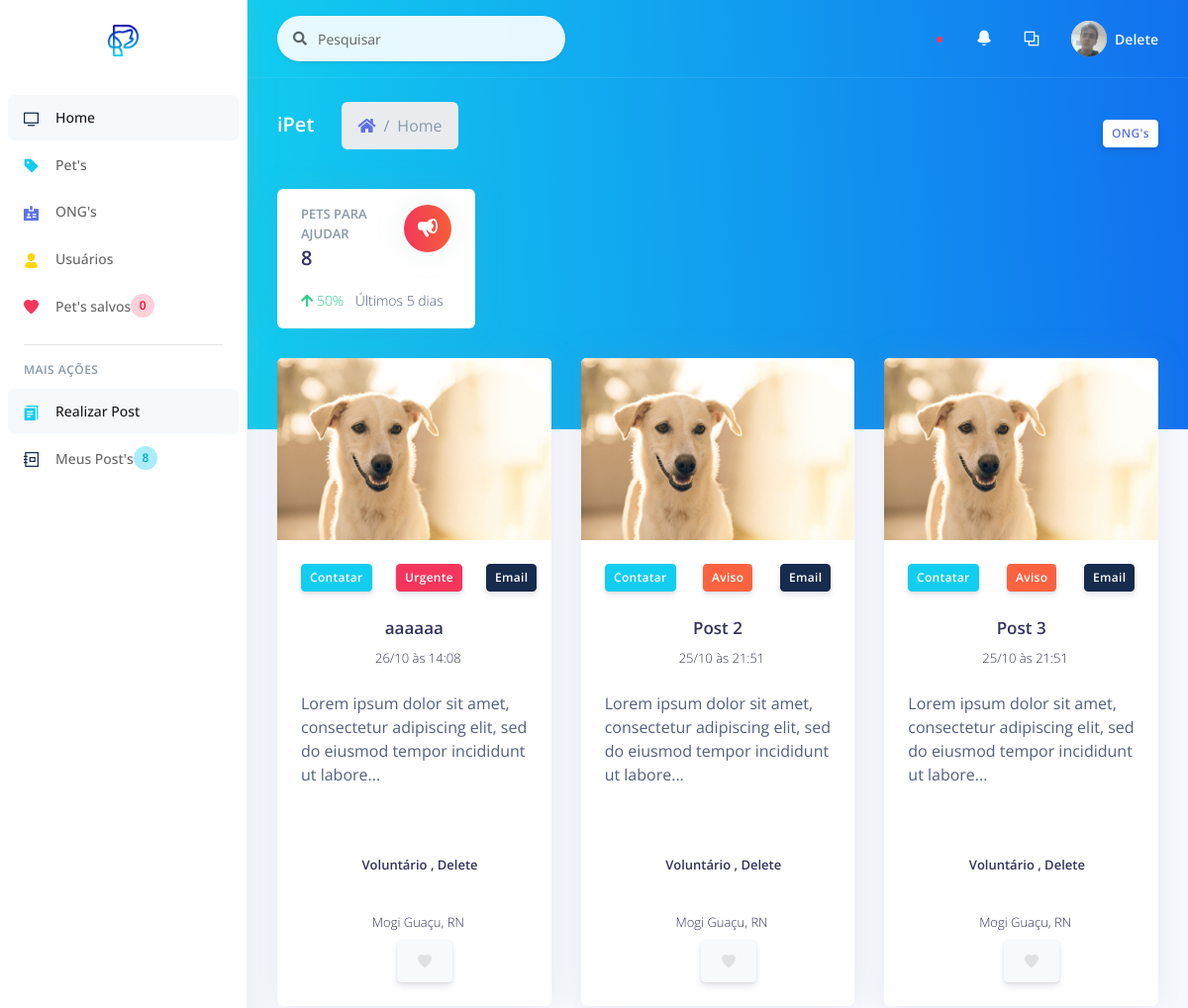
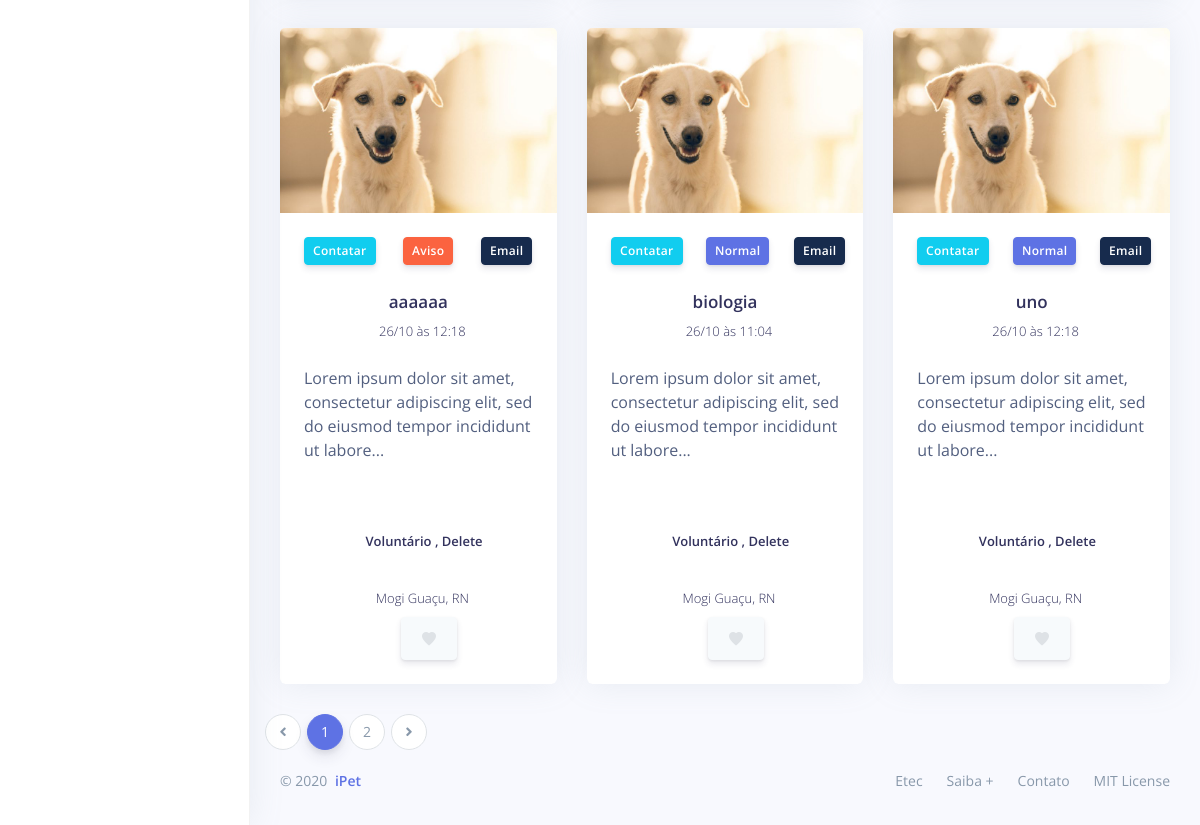
Page /_site/_user/home.php (signed in) on the earlier database version (2 pictures, top to bottom).
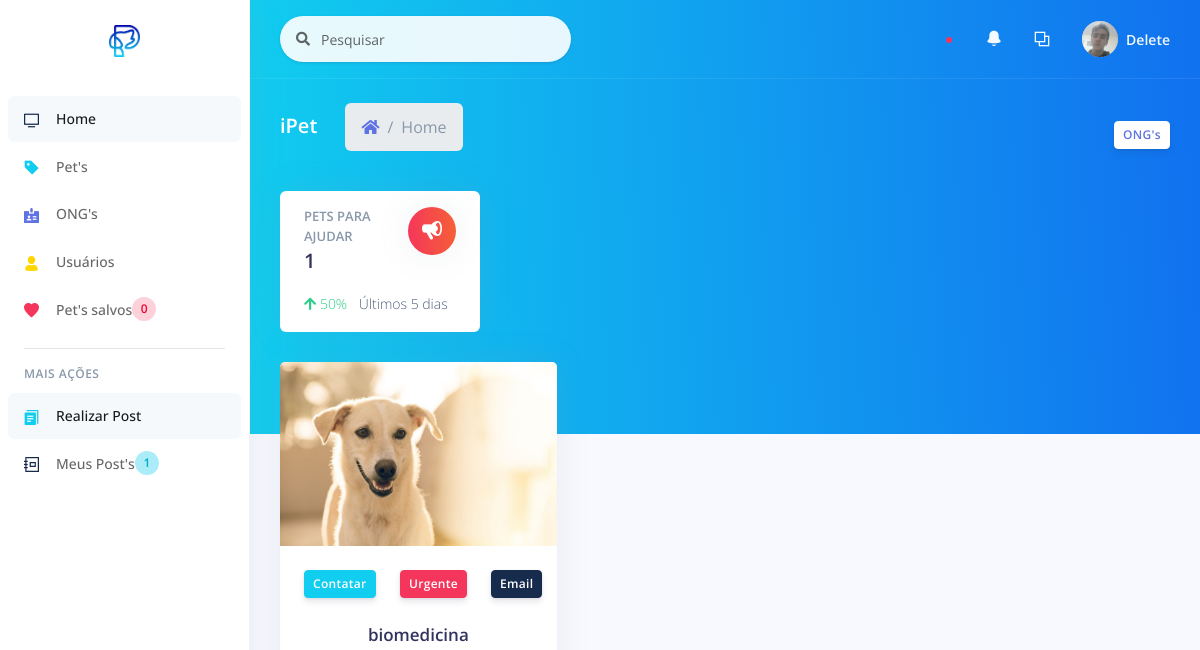
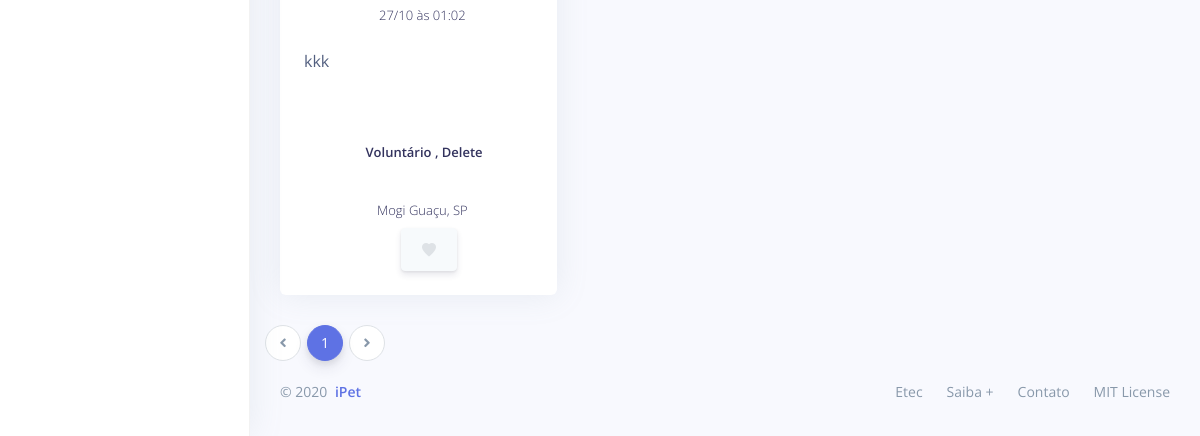
Same page on the later database version (2 pictures, top to bottom).
### tables this page shows
CREATE TABLE `post` (
  `id_post` int(11) NOT NULL,
  `id_author` varchar(11) NOT NULL,
  `cpf_author` varchar(20) NOT NULL,
  `ranking_author` int(11) NOT NULL,
  `author` varchar(100) NOT NULL,
  `city_author` varchar(100) NOT NULL,
  `uf` varchar(2) NOT NULL,
  `title` varchar(100) NOT NULL,
  `text` text NOT NULL,
  `telephone` varchar(30) NOT NULL,
  `email` varchar(100) NOT NULL,
  `instagram` varchar(100) DEFAULT NULL,
  `type` int(11) NOT NULL,
  `created_at` varchar(20) NOT NULL,
  `image` varchar(100) NOT NULL,
  `image_author` varchar(100) NOT NULL
);

### _site/_user/components/init.php (the view, shortened to what this page needs)
          <?php
            $num_page_itens = 6;
            $page = (isset($_GET['page']))? $_GET['page'] : 1;
            $sql_num_post = "SELECT * FROM post";
            $res_num_post = mysqli_query($con, $sql_num_post);
            $init = ($num_page_itens*$page)-$num_page_itens;
            $sql_post = "SELECT * FROM post ORDER BY type DESC LIMIT $init, $num_page_itens";
            $res_post = mysqli_query($con, $sql_post);
            $array_post = mysqli_fetch_assoc($res_post);
            $quanty_posts = mysqli_num_rows($res_num_post);
            $num_pages = ceil($quanty_posts/$num_page_itens);
          ?>
<div class="row">
<?php
  if($quanty_posts):
  do{
?>
  <div class="col-xl-4 order-xl-2">
    <div class="card card-profile">
      <img src="<?= PUBLICO . 'img/posts/' . $array_post['image']; ?>" alt="Imagem de perfil" class="card-img-top">
      <div class="card-header text-center border-0 pt-8 pt-md-4 pb-0 pb-md-4">
        <div class="d-flex justify-content-between">
          <button type="button" data-toggle="modal" class="btn btn-sm btn-info  mr-4" data-target="#modalContatar<?= $array_post['id_post']; ?>">Contatar</button>
          <button type="button" data-toggle="modal" class="btn btn-sm btn-<?php
            if($array_post['type'] == 3){
              echo "danger";
            } elseif ($array_post['type'] == 2) {
              echo "warning";
            } else{
              echo "primary";
            }
          ?>  mr-4" data-target="<?php
          if($array_post['type'] == 3){
            echo "#modal-notification-danger" . $array_post['id_post'];
          } elseif ($array_post['type'] == 2) {
            echo "#modal-notification-warning" . $array_post['id_post'];
          } else{
            echo "#modal-notification-primary" . $array_post['id_post'];
          }
        ?>
          ">
          <?php
            if($array_post['type'] == 3){
              echo "Urgente";
            } elseif ($array_post['type'] == 2) {
              echo "Aviso";
            } else{
              echo "Normal";
            }
          ?>
          </button>
          <button type="button" data-toggle="modal" class="btn btn-sm btn-default float-right" data-target="#modalEmail<?= $array_post['id_post']; ?>">Email</button>
        </div>
      </div>
      <div class="card-body pt-0">
        <div class="text-center">
          <h5 class="h3">
            <?= $array_post['title']; ?>
          </h5>
          <div class="h5 font-weight-300">
          <?php
          $date = date_create($array_post['created_at']);
          ?>
            <i class="ni location_pin mr-2"></i><?= date_format($date, 'd/m') . " às " . date_format($date, 'H:i') ?>
          </div>
        </div>
        <div class="row">
          <div class="col">
            <div class="card-profile-stats d-flex">
            <?php
            $string = strip_tags($array_post['text']);
            if (strlen($string) > 100) {
                $stringCut = substr($string, 0, 100);
                $endPoint = strrpos($stringCut, ' ');
                $string = $endPoint? substr($stringCut, 0, $endPoint) : substr($stringCut, 0);
                $string .= '...';
            }
            echo $string;
            ?>
            </div>
          </div>
        </div>
        <div class="row">
          <div class="col">
            <div class="card-profile-stats d-flex justify-content-center">
            <div class="h5 mt-4">
              <?php
              if($array_post['ranking_author'] == 1){
                echo "Voluntário";
              } elseif ($array_post['ranking_author'] == 2) {
                echo "ONG";
              } elseif ($array_post['ranking_author'] == 3) {
                echo "Administrador";
              } else {
                echo "Oops, ocorreu um erro...";
              }
            ?> , <?= $array_post['author']; ?>
            </div>
            </div>
          </div>
        </div>
        <div>
            <div class="text-center">
            <div class="h5 font-weight-300">
              <i class="ni location_pin mr-2"></i><?= $array_post['city_author'] . ", " . $array_post['uf']; ?>
            </div>
            </div>
          </div>
        <div class="row justify-content-center">
          <div class="col col-lg-3 order-lg-2">
            <button class="btn btn-icon btn-secondary" type="button">
             <span class="btn-inner--icon">
                <?= "<a href='" . BASE . "_site/_user/edit/edit_fav_set.php?id=" . $array_post['id_post'] . "' ><span class='btn-inner--icon'><i class='ni ni-favourite-28' style='color: #dee2e6;'></i></span></a>";?>
              </span>
            </button>
          </div>
        </div>
      </div>
    </div>
  </div>
<?php
  } while($array_post = mysqli_fetch_assoc($res_post));
?>
</div>
<div class="row">
<nav aria-label="...">
              <ul class="pagination">
                <li class="page-item">
                  <a class="page-link" href="home.php?page=<?php if($page==1){ echo 1;}else{echo $page-1;};?>" tabindex="-1">
                    <i class="fa fa-angle-left"></i>
                  </a>
                </li>
                <?php
                  for($i=1;$i<$num_pages+1;$i++){
                    $current = "";
                    if($page == $i){
                      $current = "active";
                    }
                ?>
                <li class="page-item <?= $current; ?>"><a class="page-link" href="home.php?page=<?= $i; ?>"><?= $i; ?></a></li>
                <?php }?>
                <li class="page-item">
                  <a class="page-link" href="home.php?page=<?php if($page<$num_pages){ echo $page+1;}else{echo $page;};?>">
                    <i class="fa fa-angle-right"></i>
                  </a>
                </li>
              </ul>
        </nav>
</div>
<?php endif; ?>

### _site/_user/home.php (shortened to what this page needs)
<?php
include_once('../controller/connect.php');
?>
<!DOCTYPE html>
<html>
<head>
  <?php
    include_once "../assets/components/styles.php";
  ?>
</head>
<body>
  <?php
    include_once "components/sidenav.php";
  ?>
  <div class="main-content" id="panel">
    <?php
      include_once "components/top_nav.php";
    ?>
    <?php
      include_once "components/header.php";
    ?>
    <div class="container-fluid mt--6">
      <?php
        include_once "components/init.php";
      ?>
      <?php
        include_once "../assets/components/footer.php";
      ?>
    </div>
  </div>
</body>
</html>

### _site/assets/components/styles.php (shortened to what this page needs)
<link rel="stylesheet" href="<?= BASE; ?>_site/assets/vendor/nucleo/css/nucleo.css" type="text/css">
<link rel="stylesheet" href="<?= BASE; ?>_site/assets/vendor/@fortawesome/fontawesome-free/css/all.min.css" type="text/css">
<link rel="stylesheet" href="<?= BASE; ?>_site/assets/css/argon.css?v=1.2.0" type="text/css">

### _site/_user/components/sidenav.php
<nav class="sidenav navbar navbar-vertical  fixed-left  navbar-expand-xs navbar-light bg-white" id="sidenav-main">
  <div class="scrollbar-inner">
    <div class="sidenav-header  align-items-center">
      <a class="navbar-brand" href="<?= BASE . '_site/_user/home.php';?>">
        <img src="<?= PUBLICO . 'img/brand/ipet-blue.png'; ?>" class="navbar-brand-img" alt="...">
      </a>
    </div>
    <div class="navbar-inner">
    <?php
    $id = $_SESSION['user_id'];
    ?>
      <div class="collapse navbar-collapse" id="sidenav-collapse-main">
        <ul class="navbar-nav">
          <li class="nav-item">
            <a class="nav-link active" href="<?= BASE . '_site/_user/home.php';?>">
              <i class="ni ni-tv-2 text-default"></i>
              <span class="nav-link-text">Home</span>
            </a>
          </li>
          <li class="nav-item">
            <a class="nav-link" href="<?= BASE . '_site/_user/list/list_pets.php';?>">
              <i class="ni ni-tag text-info"></i>
              <span class="nav-link-text">Pet's</span>
            </a>
          </li>
          <li class="nav-item">
            <a class="nav-link" href="<?= BASE . '_site/_user/list/list_ongs.php';?>">
              <i class="ni ni-badge text-primary"></i>
              <span class="nav-link-text">ONG's</span>
            </a>
          </li>
          <li class="nav-item">
            <a class="nav-link" href="<?= BASE . '_site/_user/list/list_users.php';?>">
              <i class="ni ni-single-02 text-yellow"></i>
              <span class="nav-link-text">Usuários</span>
            </a>
          </li>
          <li class="nav-item">
          <?php
          $sql_count_favorite = "SELECT * FROM favorite WHERE user_id = '$id'";
          $res_count_favorite = mysqli_query($con, $sql_count_favorite);
          $count_favorite = mysqli_num_rows($res_count_favorite);
          ?>
            <a class="nav-link" href="<?= BASE . '_site/_user/list/list_favs.php';?>">
              <i class="ni ni-favourite-28 text-danger"></i>
              <span class="nav-link-text">Pet's salvos</span>
              <span class="badge badge-md badge-circle badge-floating badge-danger border-white"><?= $count_favorite;?></span>
            </a>
          </li>
        </ul>
        <hr class="my-3">
        <h6 class="navbar-heading p-0 text-muted">
          <span class="docs-normal">Mais ações</span>
        </h6>
        <ul class="navbar-nav">
          <li class="nav-item">
            <a class="nav-link active" href="<?= BASE . '_site/_user/upload/upload_post.php';?>">
              <i class="ni ni-single-copy-04 text-info"></i>
              <span class="nav-link-text">Realizar Post</span>
            </a>
          </li>
          <li class="nav-item">
          <?php
          $sql_count_post = "SELECT * FROM post WHERE id_author = '$id'";
          $res_count_post = mysqli_query($con, $sql_count_post);
          $count_post = mysqli_num_rows($res_count_post);
          ?>
            <a class="nav-link" href="<?= BASE . '_site/_user/list/list_posts.php';?>">
              <i class="ni ni-collection text-default"></i>
              <span class="nav-link-text">Meus Post's</span>
              <span class="badge badge-md badge-circle badge-floating badge-info border-white"><?= $count_post;?></span>
            </a>
          </li>
        </ul>
      </div>
    </div>
  </div>
</nav>

### _site/_user/components/top_nav.php (shortened to what this page needs)
<nav class="navbar navbar-top navbar-expand navbar-dark bg-gradient-info border-bottom">
  <div class="container-fluid">
    <div class="collapse navbar-collapse" id="navbarSupportedContent">
      <form class="navbar-search navbar-search-light form-inline mr-sm-3" id="navbar-search-main">
        <div class="form-group mb-0">
          <div class="input-group input-group-alternative input-group-merge">
            <div class="input-group-prepend">
              <span class="input-group-text"><i class="fas fa-search"></i></span>
            </div>
            <input class="form-control" placeholder="Pesquisar" type="text">
          </div>
        </div>
      </form>
      <ul class="navbar-nav align-items-center  ml-md-auto ">
        <li class="nav-item dropdown">
        <?php
              $sql_notify = "SELECT * FROM notify ORDER BY id_not DESC LIMIT 5";
              $res_notify = mysqli_query($con, $sql_notify);
              $qtd_notify = mysqli_num_rows($res_notify);
            ?>
          <a class="nav-link" href="#" role="button" data-toggle="dropdown" aria-haspopup="true" aria-expanded="false">
            <?php if($qtd_notify != 0){
              echo "<span class='badge badge-dot mr-4'><i class='bg-danger'></i></span>";
            }
            ?>
            <i class="ni ni-bell-55"></i>
          </a>
        </li>
        <li class="nav-item dropdown">
          <a class="nav-link" href="#" role="button" data-toggle="dropdown" aria-haspopup="true" aria-expanded="false">
            <i class="ni ni-ungroup"></i>
          </a>
        </li>
      </ul>
      <ul class="navbar-nav align-items-center  ml-auto ml-md-0 ">
        <li class="nav-item dropdown">
          <a class="nav-link pr-0" href="#" role="button" data-toggle="dropdown" aria-haspopup="true" aria-expanded="false">
            <div class="media align-items-center">
              <span class="avatar avatar-sm rounded-circle">
                <img alt="Image placeholder" src="<?= PUBLICO . 'img/users/' . $_SESSION['profile_image']; ?>">
              </span>
              <div class="media-body  ml-2  d-none d-lg-block">
                <span class="mb-0 text-sm  font-weight-bold"><?= $_SESSION['name']; ?></span>
              </div>
            </div>
          </a>
        </li>
      </ul>
    </div>
  </div>
</nav>

### _site/_user/components/header.php
<div class="header bg-gradient-info pb-6">
  <div class="container-fluid">
    <div class="header-body">
      <div class="row align-items-center py-4">
        <div class="col-lg-6 col-7">
          <h6 class="h2 text-white d-inline-block mb-0">iPet</h6>
          <nav aria-label="breadcrumb" class="d-none d-md-inline-block ml-md-4">
            <ol class="breadcrumb breadcrumb-links breadcrumb-dark">
              <li class="breadcrumb-item"><a href="#"><i class="fas fa-home"></i></a></li>
              <li class="breadcrumb-item active" aria-current="page">Home</li>
            </ol>
          </nav>
        </div>
        <div class="col-lg-6 col-5 text-right">
          <a href="list/list_ongs.php" class="btn btn-sm btn-neutral">ONG's</a>
        </div>
      </div>
      <?php
      $sql_count_post = "SELECT * FROM post";
      $res_count_post = mysqli_query($con, $sql_count_post);
      $count_post = mysqli_num_rows($res_count_post);
      ?>
      <div class="row">
        <div class="col-xl-3 col-md-6">
          <div class="card card-stats">
            <div class="card-body">
              <div class="row">
                <div class="col">
                  <h5 class="card-title text-uppercase text-muted mb-0">Pets para ajudar</h5>
                  <span class="h2 font-weight-bold mb-0"><?= $count_post;?></span>
                </div>
                <div class="col-auto">
                  <div class="icon icon-shape bg-gradient-red text-white rounded-circle shadow">
                    <i class="ni ni-notification-70"></i>
                  </div>
                </div>
              </div>
              <p class="mt-3 mb-0 text-sm">
                <span class="text-success mr-2"><i class="fa fa-arrow-up"></i> 50%</span>
                <span class="text-nowrap">Últimos 5 dias</span>
              </p>
            </div>
          </div>
        </div>
      </div>
    </div>
  </div>
</div>

### _site/assets/components/footer.php
<footer class="footer pt-0">
  <div class="row align-items-center justify-content-lg-between">
    <div class="col-lg-6">
      <div class="copyright text-center  text-lg-left  text-muted">
        &copy; 2020 <a href="#" class="font-weight-bold ml-1" target="_blank">iPet</a>
      </div>
    </div>
    <div class="col-lg-6">
      <ul class="nav nav-footer justify-content-center justify-content-lg-end">
        <li class="nav-item">
          <a href="#" class="nav-link" target="_blank">Etec</a>
        </li>
        <li class="nav-item">
          <a href="#" class="nav-link" target="_blank">Saiba +</a>
        </li>
        <li class="nav-item">
          <a href="#" class="nav-link" target="_blank">Contato</a>
        </li>
        <li class="nav-item">
          <a href="https://opensource.org/licenses/MIT" class="nav-link" target="_blank">MIT License</a>
        </li>
      </ul>
    </div>
  </div>
</footer>

Differences in the rows shown:
removed post: image (picture), type "Urgente", title "aaaaaa", created_at "26/10", created_at "14:08", text "Lorem ipsum dolor sit amet, consectetur adipiscing elit, sed do eiusmod tempor incididunt ut labore...", ranking_author "Voluntário", author "Delete", city_author "Mogi Guaçu", uf "RN"
removed post: image (picture), type "Aviso", title "Post 2", created_at "25/10", created_at "21:51", text "Lorem ipsum dolor sit amet, consectetur adipiscing elit, sed do eiusmod tempor incididunt ut labore...", ranking_author "Voluntário", author "Delete", city_author "Mogi Guaçu", uf "RN"
removed post: image (picture), type "Aviso", title "Post 3", created_at "25/10", created_at "21:51", text "Lorem ipsum dolor sit amet, consectetur adipiscing elit, sed do eiusmod tempor incididunt ut labore...", ranking_author "Voluntário", author "Delete", city_author "Mogi Guaçu", uf "RN"
removed post: image (picture), type "Aviso", title "aaaaaa", created_at "26/10", created_at "12:18", text "Lorem ipsum dolor sit amet, consectetur adipiscing elit, sed do eiusmod tempor incididunt ut labore...", ranking_author "Voluntário", author "Delete", city_author "Mogi Guaçu", uf "RN"
removed post: image (picture), type "Normal", title "biologia", created_at "26/10", created_at "11:04", text "Lorem ipsum dolor sit amet, consectetur adipiscing elit, sed do eiusmod tempor incididunt ut labore...", ranking_author "Voluntário", author "Delete", city_author "Mogi Guaçu", uf "RN"
removed post: image (picture), type "Normal", title "uno", created_at "26/10", created_at "12:18", text "Lorem ipsum dolor sit amet, consectetur adipiscing elit, sed do eiusmod tempor incididunt ut labore...", ranking_author "Voluntário", author "Delete", city_author "Mogi Guaçu", uf "RN"
added post: image (picture), type "Urgente", title "biomedicina", created_at "27/10", created_at "01:02", text "kkk", ranking_author "Voluntário", author "Delete", city_author "Mogi Guaçu", uf "SP"
Other differences:
$count_post: "8" → "1"
list line gone: "2"
